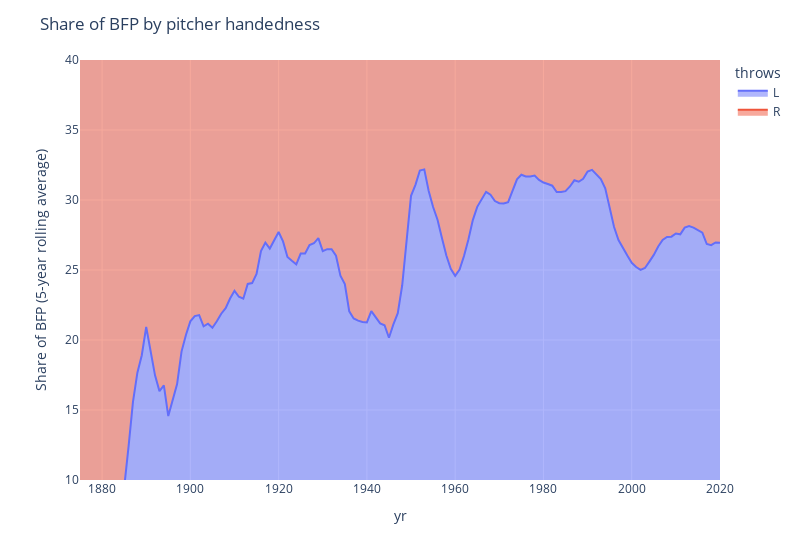

The notebook cell saved with this chart:
### Code cell
fig = px.area(bfp_totals_rolling, groupnorm='percent', range_y=(10, 40), labels={'value': 'Share of BFP (5-year rolling average)'})
fig.update_layout(width=800, title='Share of BFP by pitcher handedness')
fig.write_image('output/pa_by_handedness_pit.png')
fig.show()

### Figure 1 — Plotly figure (JSON) as saved in the notebook; plotly's stock layout.template omitted (floating-point values rounded to 4 significant figures; data arrays with more than 128 entries replaced by an {"elided": "..."} marker saying what was removed)
{"data": [{"groupnorm": "percent", "hovertemplate": "throws=L<br>yr=%{x}<br>Share of BFP (5-year rolling average)=%{y}<extra></extra>", "legendgroup": "L", "line": {"color": "#636efa"}, "mode": "lines", "name": "L", "orientation": "v", "showlegend": true, "stackgroup": "1", "type": "scatter", "x": {"elided": "146 int values"}, "xaxis": "x", "y": {"elided": "146 int values"}, "yaxis": "y"}, {"groupnorm": "percent", "hovertemplate": "throws=R<br>yr=%{x}<br>Share of BFP (5-year rolling average)=%{y}<extra></extra>", "legendgroup": "R", "line": {"color": "#EF553B"}, "mode": "lines", "name": "R", "orientation": "v", "showlegend": true, "stackgroup": "1", "type": "scatter", "x": {"elided": "146 int values"}, "xaxis": "x", "y": {"elided": "146 int values"}, "yaxis": "y"}], "layout": {"legend": {"title": {"text": "throws"}, "tracegroupgap": 0}, "margin": {"t": 60}, "title": {"text": "Share of BFP by pitcher handedness"}, "width": 800, "xaxis": {"anchor": "y", "domain": [0, 1], "title": {"text": "yr"}}, "yaxis": {"anchor": "x", "domain": [0, 1], "range": [10, 40], "title": {"text": "Share of BFP (5-year rolling average)"}}}}
